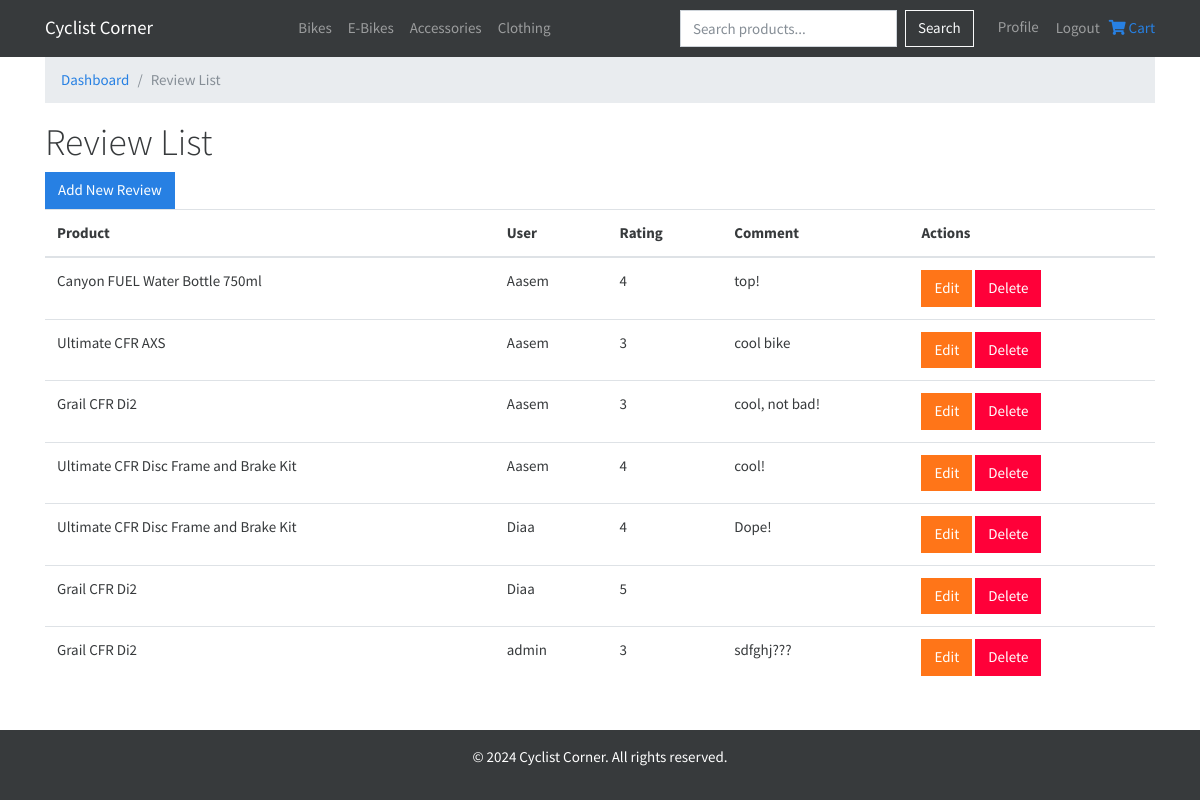
Screenshot of /admin-panel/reviews/ (signed in) with the database file from the repository.
### myshop/reviews/models.py (models this page shows, shortened)
class Review(models.Model):
    product = models.ForeignKey(Product, on_delete=models.CASCADE, related_name="reviews")
    user = models.ForeignKey(settings.AUTH_USER_MODEL, on_delete=models.CASCADE)  # Correct the user field reference
    rating = models.PositiveIntegerField()
    comment = models.TextField(blank=True, null=True) # optional
    created_at = models.DateTimeField(auto_now_add=True)
    class Meta:
        unique_together = ('product', 'user')

### myshop/products/models.py (models this page shows, shortened)
class Product(models.Model):
  name = models.CharField(max_length=255)
  description = models.TextField()
  price = models.FloatField()
  pdf = models.FileField(upload_to='products/pdfs/')
  created_at = models.DateTimeField(auto_now_add=True)
  updated_at = models.DateTimeField(auto_now=True)
  cart = models.ManyToManyField(settings.AUTH_USER_MODEL, related_name='cart_products', blank=True)
  wishlist = models.ManyToManyField(settings.AUTH_USER_MODEL, related_name='wishlist_products', blank=True)
  discount = models.IntegerField(default=0)
  stock = models.IntegerField(default=0)
  category = models.ForeignKey(Category, on_delete=models.SET_NULL, null=True)
  featured = models.BooleanField(default=False)  # New field

### myshop/users/models.py (models this page shows)
class CustomUser(AbstractUser):
    profile_picture = models.ImageField(upload_to='profile_pics/', null=True, blank=True)
    groups = models.ManyToManyField(
        'auth.Group',
        related_name='customuser_set',  # Change the related_name
        blank=True,
        help_text='The groups this user belongs to.',
        verbose_name='groups',
    )
    user_permissions = models.ManyToManyField(
        'auth.Permission',
        related_name='customuser_set',  # Change the related_name
        blank=True,
        help_text='Specific permissions for this user.',
        verbose_name='user permissions',
    )

### myshop/admin_panel/views.py (the view)
# urls.py: path('reviews/', review_list, name='admin_review_list'),
@login_required
@user_passes_test(is_admin)
def review_list(request):
    reviews = Review.objects.all()
    context = {
        'reviews': reviews,
        'breadcrumbs': get_breadcrumbs('Review List'),
    }
    return render(request, 'admin_panel/review_list.html', context)

### myshop/admin_panel/views.py (called while the page is built)
def is_admin(user):
    return user.is_superuser

def get_breadcrumbs(current_page):
    breadcrumbs = [
        {'name': 'Dashboard', 'url': '/admin-panel/'}
    ]
    if current_page != 'Dashboard':
        breadcrumbs.append({'name': current_page, 'url': ''})
    return breadcrumbs

### myshop/admin_panel/templates/admin_panel/review_list.html
{% extends "base.html" %} {% block content %}
<nav aria-label="breadcrumb">
  <ol class="breadcrumb">
    {% for breadcrumb in breadcrumbs %}
    <li
      class="breadcrumb-item {% if forloop.last %}active{% endif %}"
      {%
      if
      forloop.last
      %}aria-current="page"
      {%
      endif
      %}
    >
      {% if not forloop.last %}
      <a href="{{ breadcrumb.url }}">{{ breadcrumb.name }}</a>
      {% else %} {{ breadcrumb.name }} {% endif %}
    </li>
    {% endfor %}
  </ol>
</nav>
<h1>Review List</h1>
<a href="{% url 'admin_review_create' %}" class="btn btn-primary"
  >Add New Review</a
>
<table class="table">
  <thead>
    <tr>
      <th>Product</th>
      <th>User</th>
      <th>Rating</th>
      <th>Comment</th>
      <th>Actions</th>
    </tr>
  </thead>
  <tbody>
    {% for review in reviews %}
    <tr>
      <td>{{ review.product.name }}</td>
      <td>{{ review.user.username }}</td>
      <td>{{ review.rating }}</td>
      <td>{{ review.comment }}</td>
      <td>
        <a
          href="{% url 'admin_review_update' review.id %}"
          class="btn btn-warning"
          >Edit</a
        >
        <a
          href="{% url 'admin_review_delete' review.id %}"
          class="btn btn-danger"
          >Delete</a
        >
      </td>
    </tr>
    {% endfor %}
  </tbody>
</table>
{% endblock %}

### myshop/static/css/styles.css (style rules this page uses)
body { display: flex; flex-direction: column; min-height: 100vh; }

### rows the page displays
Review: product.name "Canyon FUEL Water Bottle 750ml", user.username "Aasem", rating "4", comment "top!"
Review: product.name "Ultimate CFR AXS", user.username "Aasem", rating "3", comment "cool bike"
Review: product.name "Grail CFR Di2", user.username "Aasem", rating "3", comment "cool, not bad!"
Review: product.name "Ultimate CFR Disc Frame and Brake Kit", user.username "Aasem", rating "4", comment "cool!"
Review: product.name "Ultimate CFR Disc Frame and Brake Kit", user.username "Diaa", rating "4", comment "Dope!"
Review: product.name "Grail CFR Di2", user.username "Diaa", rating "5"
Review: product.name "Grail CFR Di2", user.username "admin", rating "3", comment "sdfghj???"

### other values shown
{{ breadcrumb.name }} "Dashboard"
{{ breadcrumb.name }} "Review List"
